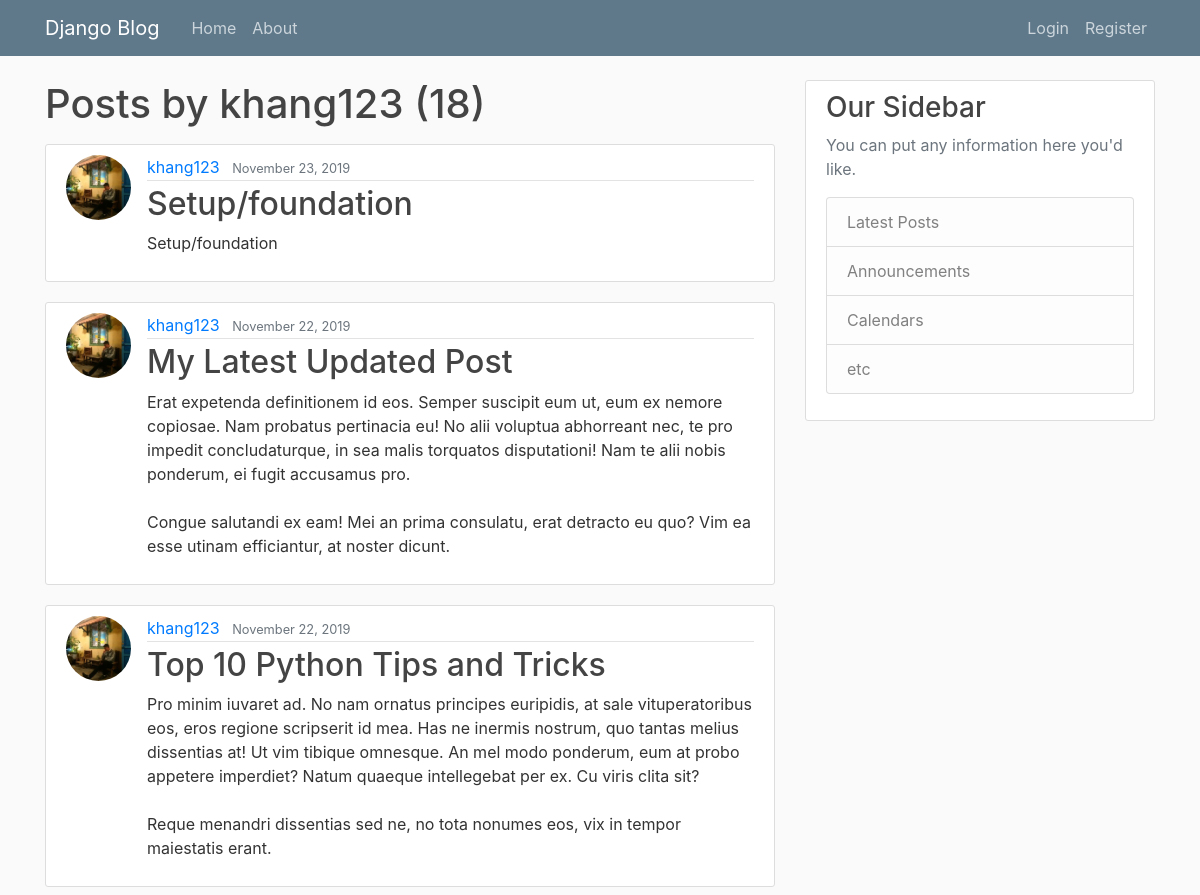
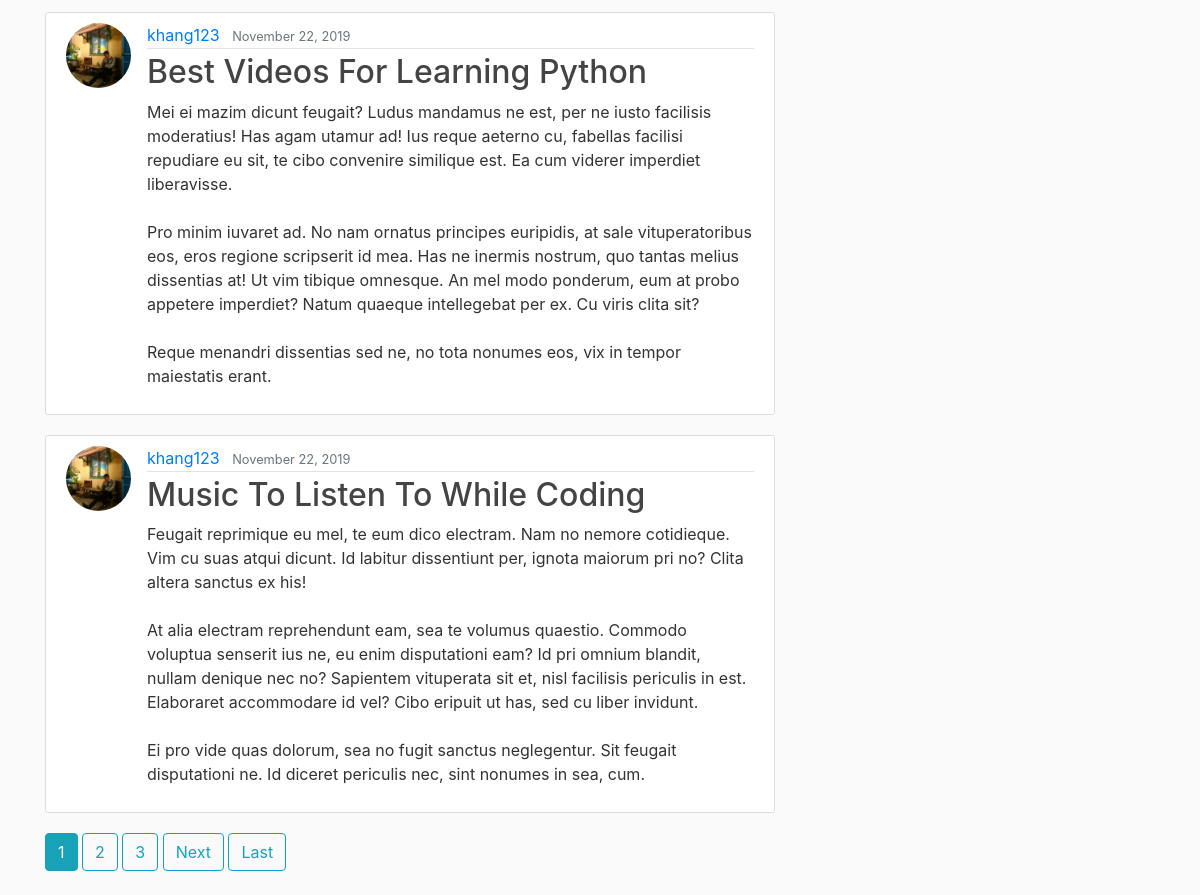
/user/khang123/, run on an earlier commit of the app's database (2 pictures, top to bottom).
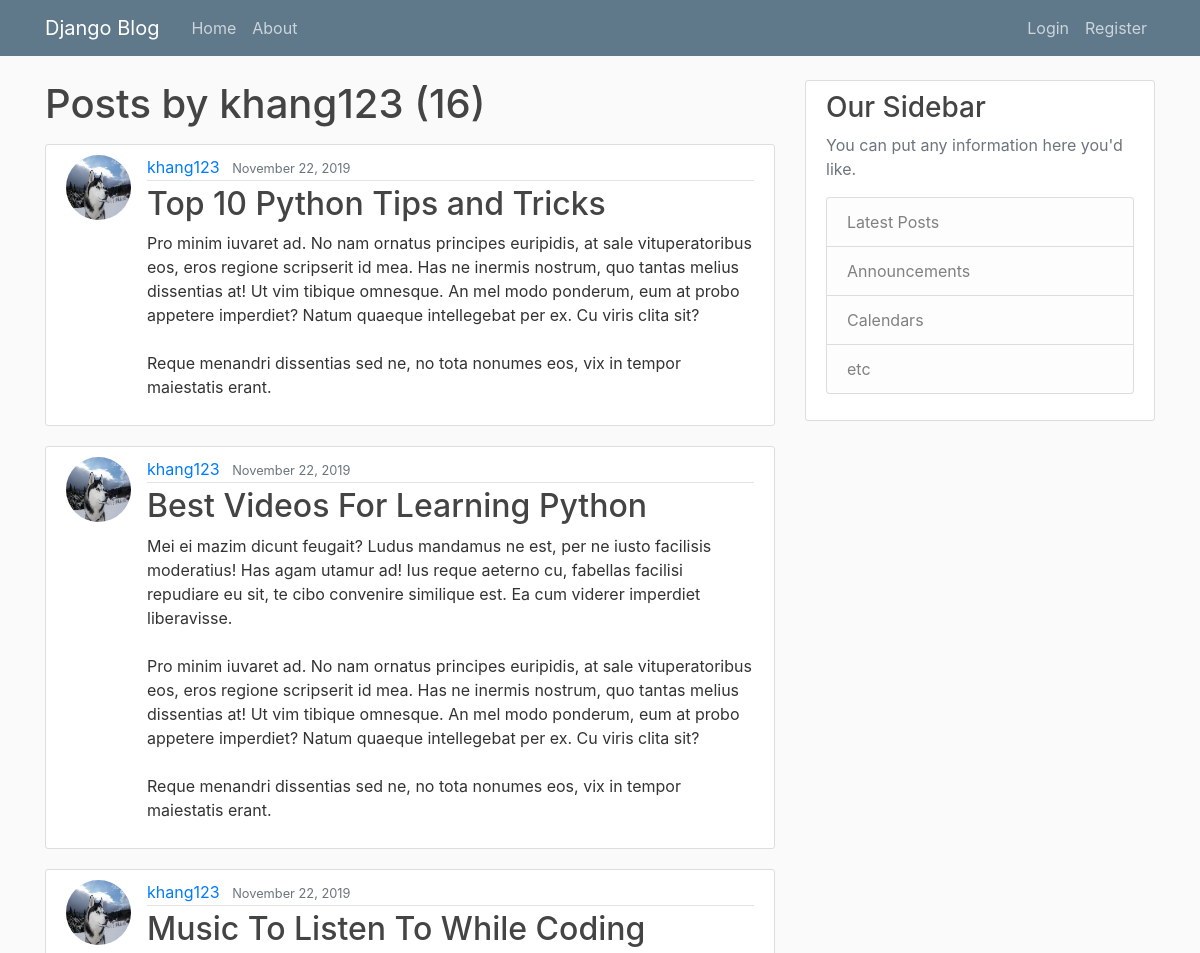
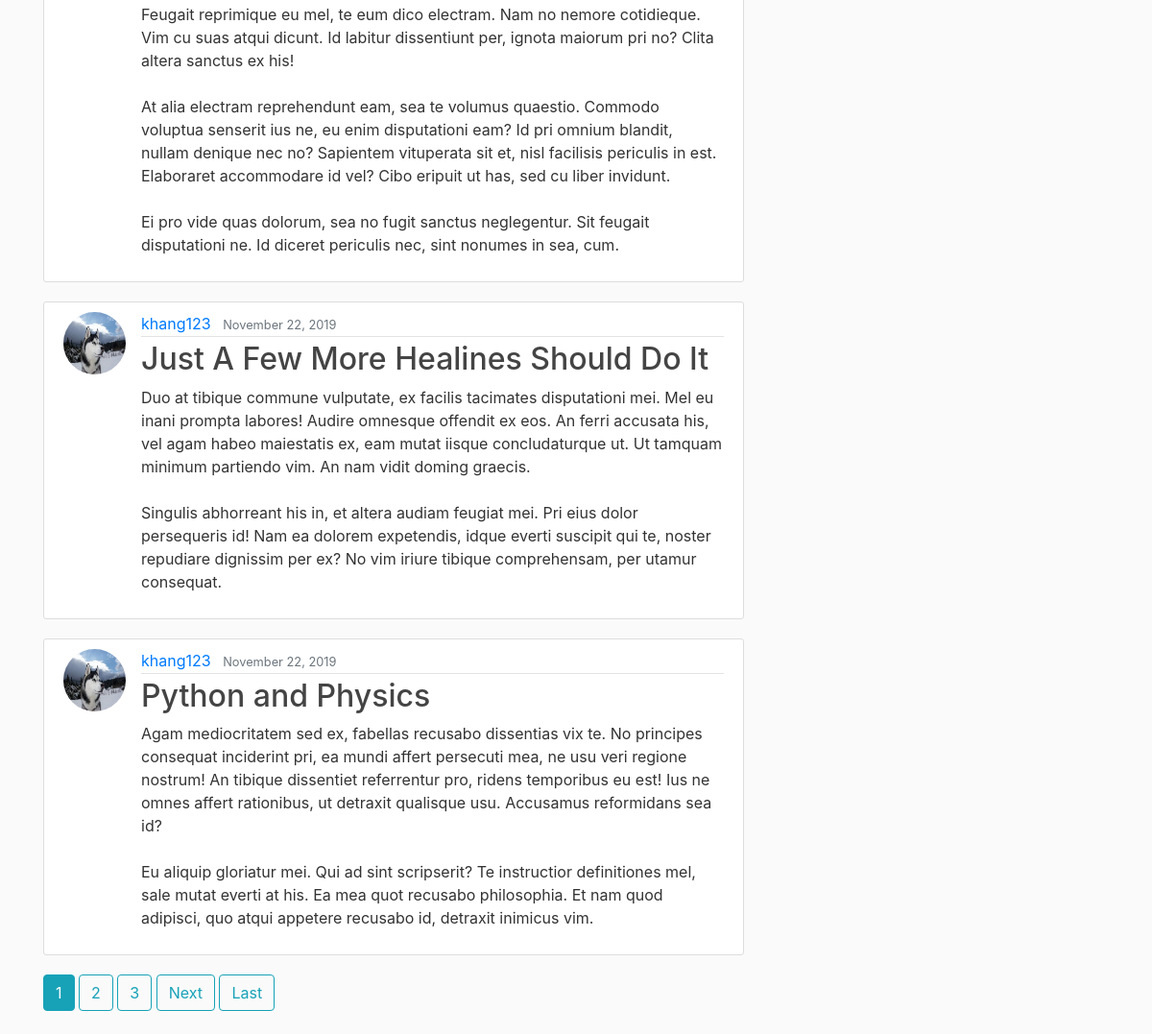
And on a later commit of the database (2 pictures, top to bottom).
### blog/models.py (models this page shows, shortened)
class Post(models.Model):
    title = models.CharField(max_length=100)
    author = models.ForeignKey(User, on_delete=models.CASCADE)
    content = models.TextField()
    date_posted = models.DateTimeField(default=timezone.now)
    slug = models.SlugField(unique=True)

### users/models.py (models this page shows, shortened)
class Profile(models.Model):
    user = models.OneToOneField(User, on_delete=models.CASCADE)
    image = models.ImageField(default='default.jpg', upload_to='profile_pics')

### blog/views.py (the view)
# urls.py: path('user/<str:username>/', UserPostListView.as_view(), name='user-posts'),
class UserPostListView(ListView):
    model = Post
    template_name = 'blog/user_posts.html'
    context_object_name = 'posts'
    paginate_by = 5
    def get_queryset(self):
        user = get_object_or_404(User, username=self.kwargs.get('username'))
        return Post.objects.filter(author=user).order_by('-date_posted')

### blog/templates/blog/user_posts.html (shortened to what this page needs)
{% extends "blog/base.html" %}
{% block content %}
    <h1 class="mb-3">Posts by {{ view.kwargs.username }} ({{ page_obj.paginator.count }})</h1>
    {% for post in posts %}
        <article class="media content-section">
          <img class="rounded-circle article-img" src="{{ post.author.profile.image.url }}">
          <div class="media-body">
            <div class="article-metadata">
              <a class="mr-2" href="{% url 'user-posts' post.author.username %}">{{ post.author }}</a>
              <small class="text-muted">{{ post.date_posted|date:"F d, Y" }}</small>
            </div>
            <h2><a class="article-title" href="{% url 'post-detail' post.slug %}">{{ post.title }}</a></h2>
            <p class="article-content">{{ post.content }}</p>
          </div>
        </article>
    {% endfor %}
    {% if is_paginated %}
      {% for num in page_obj.paginator.page_range %}
        {% if page_obj.number == num %}
          <a class="btn btn-info mb-4" href="?page={{ num }}">{{ num }}</a>
        {% elif num > page_obj.number|add:'-3' and num < page_obj.number|add:'3' %}
          <a class="btn btn-outline-info mb-4" href="?page={{ num }}">{{ num }}</a>
        {% endif %}
      {% endfor %}
      {% if page_obj.has_next %}
        <a class="btn btn-outline-info mb-4" href="?page={{ page_obj.next_page_number }}">Next</a>
        <a class="btn btn-outline-info mb-4" href="?page={{ page_obj.paginator.num_pages }}">Last</a>
      {% endif %}
    {% endif %}
{% endblock content %}

### blog/templates/blog/base.html (shortened to what this page needs)
{% load static %}
<!DOCTYPE html>
<html lang="en">
<head>
    <link rel="stylesheet" href="https://maxcdn.bootstrapcdn.com/bootstrap/4.0.0/css/bootstrap.min.css">
    <link rel="stylesheet" type='text/css' href="{% static 'blog/main.css' %}">
</head>
<body>
    <header class="site-header">
      <nav class="navbar navbar-expand-md navbar-dark bg-steel fixed-top">
        <div class="container">
          <a class="navbar-brand mr-4" href="{% url 'blog-home' %}">Django Blog</a>
          <div class="collapse navbar-collapse" id="navbarToggle">
            <div class="navbar-nav mr-auto">
              <a class="nav-item nav-link" href="{% url 'blog-home' %}">Home</a>
              <a class="nav-item nav-link" href="{% url 'blog-about' %}">About</a>
            </div>
            <div class="navbar-nav">
              {% if user.is_authenticated %}
                <a class="nav-item nav-link" href="{% url 'post-create' %}">New Post</a>
                <a class="nav-item nav-link" href="{% url 'profile' %}">{{ user.username }} profile</a>
                <a class="nav-item nav-link" href="{% url 'logout' %}">logout</a>
              {% else %}
                <a class="nav-item nav-link" href="{% url 'login' %}">Login</a>
                <a class="nav-item nav-link" href="{% url 'register' %}">Register</a>
              {% endif %}
            </div>
          </div>
        </div>
      </nav>
    </header>
    <main role="main" class="container">
      <div class="row">
        <div class="col-md-8">
          {% block content %}{% endblock %}
        </div>
        <div class="col-md-4">
          <div class="content-section">
            <h3>Our Sidebar</h3>
            <p class='text-muted'>You can put any information here you'd like.
              <ul class="list-group">
                <li class="list-group-item list-group-item-light">Latest Posts</li>
                <li class="list-group-item list-group-item-light">Announcements</li>
                <li class="list-group-item list-group-item-light">Calendars</li>
                <li class="list-group-item list-group-item-light">etc</li>
              </ul>
            </p>
          </div>
        </div>
      </div>
    </main>
</body>
</html>

### blog/static/blog/main.css (style rules this page uses)
body { background: #fafafa; color: #333333; margin-top: 5rem; }
h1, h2, h3, h4, h5, h6 { color: #444444; }
ul { margin: 0; }
.bg-steel { background-color: #5f788a; }
.site-header .navbar-nav .nav-link { color: #cbd5db; }
.content-section { background: #ffffff; padding: 10px 20px; border: 1px solid #dddddd; border-radius: 3px; margin-bottom: 20px; }
.article-title { color: #444444; }
.article-content { white-space: pre-line; }
.article-img { height: 65px; width: 65px; margin-right: 16px; }
.article-metadata { padding-bottom: 1px; margin-bottom: 4px; border-bottom: 1px solid #e3e3e3 }

What changed in the data, as far as the page shows it:
removed Post: author.profile.image (picture), author "khang123", date_posted "November 23, 2019", title "Setup/foundation", content "Setup/foundation"
removed Post: author.profile.image (picture), author "khang123", date_posted "November 22, 2019", title "My Latest Updated Post", content "Erat expetenda definitionem id eos. Semper suscipit eum ut, eum ex nemore copiosae. Nam probatus pertinacia eu! No alii voluptua abhorreant nec, te pro impedit concludaturque, in sea malis torquatos disputationi! Nam te alii nobis ponderum, ei fugit accusamus pro. Congue salutandi ex eam! Mei an prima consulatu, erat detracto eu quo? Vim ea esse utinam efficiantur, at noster dicunt."
changed through a linked row, Post "Top 10 Python Tips and Tricks": author.profile.image: a different picture
changed through a linked row, Post "Best Videos For Learning Python": author.profile.image: a different picture
changed through a linked row, Post "Music To Listen To While Coding": author.profile.image: a different picture
now on this page (row unchanged): Post: author.profile.image (picture), author "khang123", date_posted "November 22, 2019", title "Just A Few More Healines Should Do It", content "Duo at tibique commune vulputate, ex facilis tacimates disputationi mei. Mel eu inani prompta labores! Audire omnesque offendit ex eos. An ferri accusata his, vel agam habeo maiestatis ex, eam mutat iisque concludaturque ut. Ut tamquam minimum partiendo vim. An nam vidit doming graecis. Singulis abhorreant his in, et altera audiam feugiat mei. Pri eius dolor persequeris id! Nam ea dolorem expetendis, idque everti suscipit qui te, noster repudiare dignissim per ex? No vim iriure tibique comprehensam, per utamur consequat."
now on this page (row unchanged): Post: author.profile.image (picture), author "khang123", date_posted "November 22, 2019", title "Python and Physics", content "Agam mediocritatem sed ex, fabellas recusabo dissentias vix te. No principes consequat inciderint pri, ea mundi affert persecuti mea, ne usu veri regione nostrum! An tibique dissentiet referrentur pro, ridens temporibus eu est! Ius ne omnes affert rationibus, ut detraxit qualisque usu. Accusamus reformidans sea id? Eu aliquip gloriatur mei. Qui ad sint scripserit? Te instructior definitiones mel, sale mutat everti at his. Ea mea quot recusabo philosophia. Et nam quod adipisci, quo atqui appetere recusabo id, detraxit inimicus vim."
Also different on the page:
{{ page_obj.paginator.count }}: "18" → "16"
